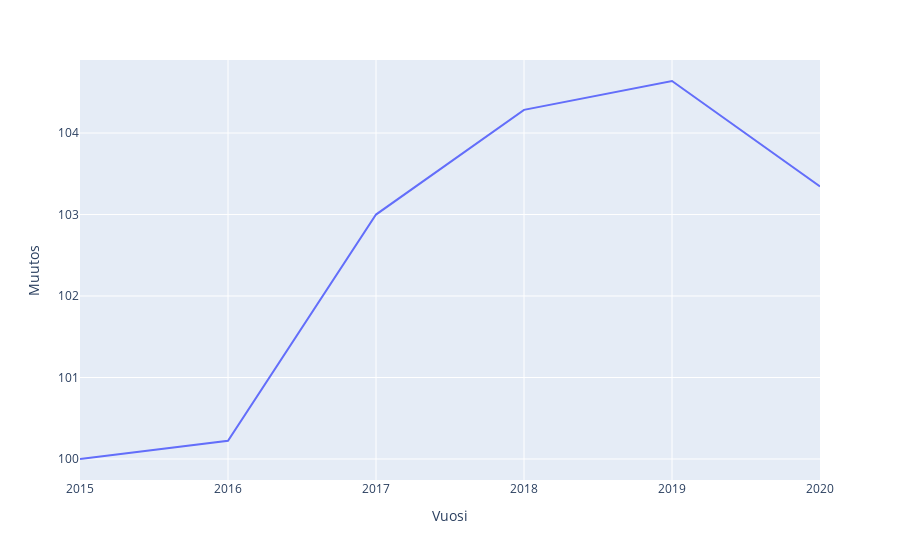

Notebook code for this chart:
### Code cell
fig5 = px.line(as_tulot, x="Vuosi", y="Muutos")

fig5.show()

### Figure 1 — Plotly figure (JSON) as saved in the notebook; plotly's stock layout.template omitted (floating-point values rounded to 4 significant figures)
{"data": [{"hovertemplate": "Vuosi=%{x}<br>Muutos=%{y}<extra></extra>", "legendgroup": "", "line": {"color": "#636efa", "dash": "solid"}, "marker": {"symbol": "circle"}, "mode": "lines", "name": "", "orientation": "v", "showlegend": false, "type": "scatter", "x": [2015, 2016, 2017, 2018, 2019, 2020], "xaxis": "x", "y": [100, 100.2, 103.0, 104.3, 104.6, 103.3], "yaxis": "y"}], "layout": {"legend": {"tracegroupgap": 0}, "margin": {"t": 60}, "xaxis": {"anchor": "y", "domain": [0, 1], "title": {"text": "Vuosi"}}, "yaxis": {"anchor": "x", "domain": [0, 1], "title": {"text": "Muutos"}}}}
